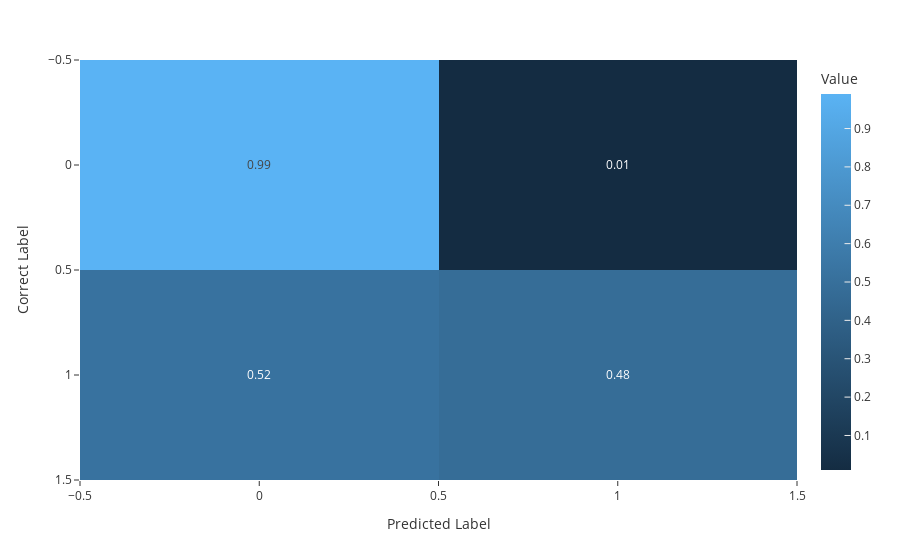

The notebook cell saved with this chart:
### Code cell
print('accuracy_score: ',accuracy_score(y_test,y_pred))
print('recall_score: ',recall_score(y_test,y_pred,pos_label='Dead'))
print('jaccard_score: ',jaccard_score(y_test,y_pred,pos_label='Dead'))
print('f1_score: ',f1_score(y_test,y_pred,pos_label='Dead'))
print('precision_score: ',precision_score(y_test,y_pred,pos_label='Dead'))

fig = px.imshow(np.around(confusion_matrix(y_test, y_pred, normalize='true'),2), 
                template='ggplot2',
                text_auto=True, 
                aspect="True", 
                labels=dict(x="Predicted Label", y="Correct Label", color='Value'))
fig.update_xaxes(side="bottom")
fig.show()

### Figure 1 — Plotly figure (JSON) as saved in the notebook; plotly's stock layout.template omitted (floating-point values rounded to 4 significant figures)
{"data": [{"coloraxis": "coloraxis", "hovertemplate": "Predicted Label: %{x}<br>Correct Label: %{y}<br>Value: %{z}<extra></extra>", "name": "0", "texttemplate": "%{z}", "type": "heatmap", "xaxis": "x", "yaxis": "y", "z": [[0.99, 0.01], [0.52, 0.48]]}], "layout": {"coloraxis": {"colorbar": {"title": {"text": "Value"}}, "colorscale": [[0, "rgb(20,44,66)"], [1, "rgb(90,179,244)"]]}, "margin": {"t": 60}, "xaxis": {"anchor": "y", "domain": [0, 1], "side": "bottom", "title": {"text": "Predicted Label"}}, "yaxis": {"anchor": "x", "autorange": "reversed", "domain": [0, 1], "title": {"text": "Correct Label"}}}}
